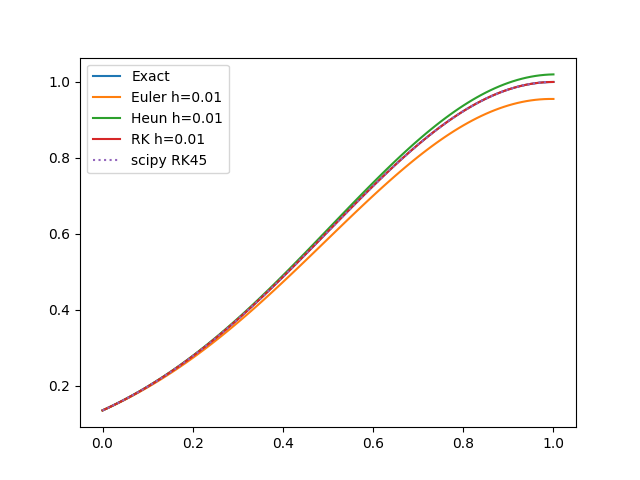

Write Python code to recreate this figure.
import numpy as np
import matplotlib.pyplot as plt
from scipy.integrate import solve_ivp

# exact solution
t_exact = np.linspace(0, 1, 100)
x_exact = np.exp(-2 * (t_exact - 1) ** 2)
plt.plot(t_exact, x_exact, label="Exact")



# given differential function
# euler method

def euler_method(x_init, t_min, t_max, h, line=False):
    Nmax = int((t_max - t_min)/h)
    t = t_min
    t_plot = [t_min]
    x = x_init
    x_plot = [x_init]
    for i in range(1, Nmax+1):
        t = t_min + i * h
        x = x + (diff(t, x)) * h
        
        t_plot.append(t)
        x_plot.append(x)

    if line==True:
        plt.plot(t_plot, x_plot, label="Euler h=%s"%(h))
                
    elif line==False:
        plt.plot(t_plot, x_plot, linestyle="None", marker="o", label="Euler h=%s"%(h))

def heun_method(x_init, t_min, t_max, h, line=False):
    Nmax = int((t_max - t_min)/h)
    t = t_min
    t_plot = [t_min]
    x = x_init
    x_plot = [x_init]
    for i in range(1, Nmax+1):
        k1 = diff(t, x) * h
        k2 = diff(t, x+k1) * h
        t = t_min + i * h
        x = x + 0.5 * (k1 + k2)

        t_plot.append(t)
        x_plot.append(x)
    if line==True:
        plt.plot(t_plot, x_plot, label="Heun h=%s"%(h))
                
    elif line==False:
        plt.plot(t_plot, x_plot, linestyle="None", marker="o", label="Heun h=%s"%(h))

def runge_kutta(x_init, t_min, t_max, h, line=False):
    Nmax = int((t_max - t_min)/h)
    t = t_min
    t_plot = [t_min]
    x = x_init
    x_plot = [x_init]
    for i in range(1, Nmax+1):
        #t_med = t_min - 0.5 * h +i *h

        k1 = diff(t,x) * h
        k2 = diff(t+0.5*h, x+0.5*k1) * h
        k3 = diff(t+0.5*h, x+0.5*k2) * h
        k4 = diff(t+h, x+k3) * h
        
        t = t_min + i * h
        x = x + (k1 + 2*k2 + 2*k3 + k4)/6

        t_plot.append(t)
        x_plot.append(x)
    if line==True:
        plt.plot(t_plot, x_plot, label="RK h=%s"%(h))
                
    elif line==False:
        plt.plot(t_plot, x_plot, linestyle="None", marker="o", label="RK h=%s"%(h))



if __name__ == "__main__":

    def diff(t, x):
        f = -4 * (t-1) * x
        return f

    euler_method(np.exp(-2), 0.0, 1.0, 0.01, line=True)
    #euler_method(np.exp(-2), 0.0, 1.0, 0.01)
    #euler_method(np.exp(-2), 0.0, 1.0, 0.1)
    
    heun_method(np.exp(-2), 0.0, 1.0, 0.01, line=True)
    
    runge_kutta(np.exp(-2), 0.0, 1.0, 0.01, line=True)

    
    # scipyをつかう．
    x = solve_ivp(diff, [0, 1], [np.exp(-2)], method="RK45", t_eval=np.arange(0,1,0.01).tolist())
    #print(x.t, x.y)
    plt.plot(x.t, x.y[0], label="scipy RK45", linestyle="dotted")


    plt.legend()
    plt.savefig("ode_compare.png")
